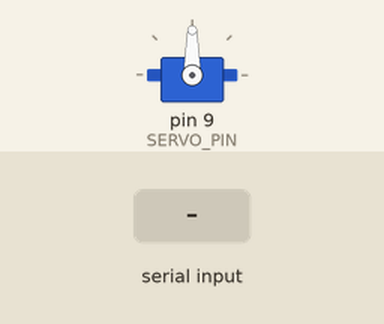
A sketch run on a simulated Arduino Uno, built with avr-gcc and run on an emulated ATmega328P. Shown: servo. Inputs (shaded band) come from the test bench. What the sketch prints to the serial monitor is not drawn.

Above: at 1.2 s.
1.3 s: "1\n" received over Serial
At 1.8 s:
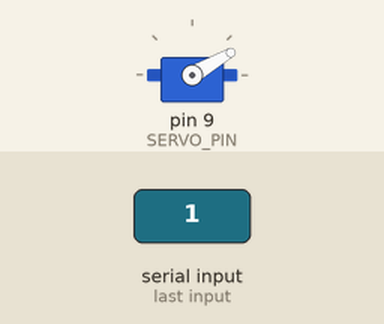
2.8 s: byte 51 ('3') received over Serial
At 4.0 s:
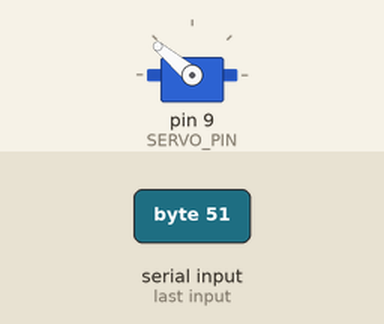
4.3 s: byte 50 ('2') received over Serial
At 5.3 s:
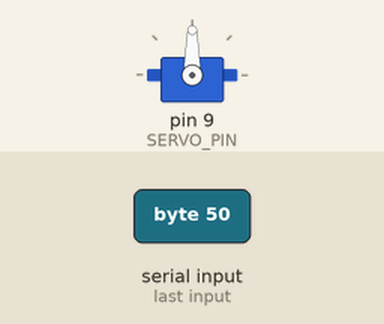
5.8 s: "3\n" received over Serial
At 6.4 s:
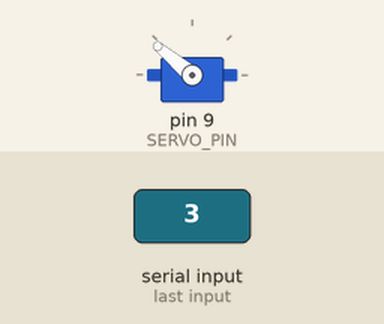
7.3 s: "2\n" received over Serial
At 8.7 s:
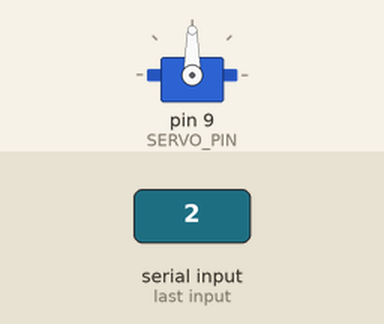
Timing chart, 0 to 9.8 s (numbered marks = the images above; inputs shaded):
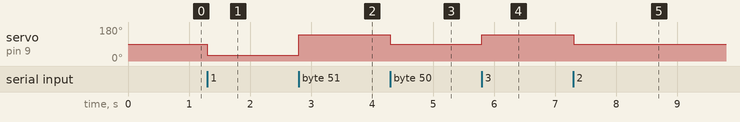

Measured:
- after the input at 1.3 s, servo on pin 9 (SERVO_PIN): 90° → 30° at once
- after the input at 2.8 s, servo on pin 9 (SERVO_PIN): 30° → 140° at once
- after the input at 4.3 s, servo on pin 9 (SERVO_PIN): 140° → 90° at once
- after the input at 5.8 s, servo on pin 9 (SERVO_PIN): 90° → 140° at once
- after the input at 7.3 s, servo on pin 9 (SERVO_PIN): 140° → 90° at once

The sketch:

servo_test.ino
```cpp
#include <Servo.h>

Servo myservo;  // 서보모터 객체 생성

// 서보모터 핀 번호 (회로에 맞게 수정하세요, 보통 9번)
const int SERVO_PIN = 9;

void setup() {
  Serial.begin(9600); // 시리얼 통신 시작

  myservo.attach(SERVO_PIN); // 서보모터 연결

  // [초기 상태] 로딩 시 90도로 설정
  myservo.write(90);

  Serial.println("=== 서보모터 각도 제어 모드 ===");
  Serial.println("초기화 완료: 90도 (중간)");
  Serial.println("1: 30도 (닫힘 쪽)");
  Serial.println("2: 90도 (중간)");
  Serial.println("3: 140도 (열림 쪽)");
}

void loop() {
  // 시리얼 모니터에서 데이터가 들어오면
  if (Serial.available() > 0) {
    char command = Serial.read(); // 문자 읽기 (1, 2, 3 중 하나)

    // 엔터키나 공백 등은 무시하기 위한 처리
    if (command == '\n' || command == '\r') return;

    if (command == '1') {
      myservo.write(30);
      Serial.println("명령: 1 -> 30도로 이동");
    }
    else if (command == '2') {
      myservo.write(90);
      Serial.println("명령: 2 -> 90도로 이동 (복귀)");
    }
    else if (command == '3') {
      myservo.write(140);
      Serial.println("명령: 3 -> 140도로 이동 (활짝)");
    }
  }
}
```
